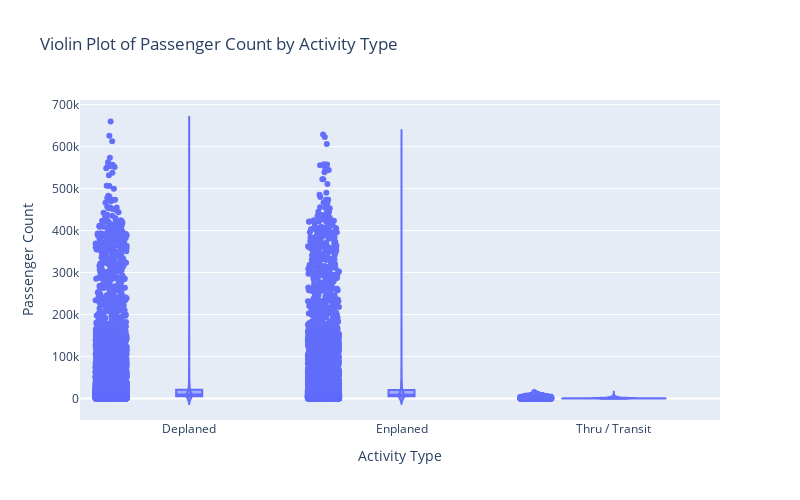

Notebook code for this chart:
### Code cell
# Violin Plot for Passenger Count by Activity Type

import pandas as pd
import matplotlib.pyplot as plt
import seaborn as sns
from tqdm.auto import tqdm

tqdm.pandas()

# Load the data
file_path = r'C:\Users\vrishin\Desktop\GMU\GMU_class\1st sem\Big_data\datasets\Air_Traffic_Passenger_Statistics.csv'
data = pd.read_csv(file_path)

# Create a violin plot for passenger count by activity type using Plotly
fig = px.violin(data, x='Activity_Type_Code', y='Passenger_Count',
                title='Violin Plot of Passenger Count by Activity Type',
                labels={'Activity Type Code': 'Activity Type', 'Passenger Count': 'Passenger Count'},
                box=True, points="all")

# Customize the layout
fig.update_layout(xaxis_title='Activity Type', yaxis_title='Passenger Count', height=500, width=800)

# Show the plot
fig.show()

### Figure 1 — Plotly figure (JSON) as saved in the notebook; plotly's stock layout.template omitted (floating-point values rounded to 4 significant figures; data arrays with more than 128 entries replaced by an {"elided": "..."} marker saying what was removed)
{"data": [{"alignmentgroup": "True", "box": {"visible": true}, "hovertemplate": "Activity_Type_Code=%{x}<br>Passenger_Count=%{y}<extra></extra>", "legendgroup": "", "marker": {"color": "#636efa"}, "name": "", "offsetgroup": "", "orientation": "v", "points": "all", "scalegroup": "True", "showlegend": false, "type": "violin", "x": {"elided": "26576 str values"}, "x0": " ", "xaxis": "x", "y": {"elided": "26576 int values"}, "y0": " ", "yaxis": "y"}], "layout": {"height": 500, "legend": {"tracegroupgap": 0}, "title": {"text": "Violin Plot of Passenger Count by Activity Type"}, "violinmode": "group", "width": 800, "xaxis": {"anchor": "y", "domain": [0, 1], "title": {"text": "Activity Type"}}, "yaxis": {"anchor": "x", "domain": [0, 1], "title": {"text": "Passenger Count"}}}}
